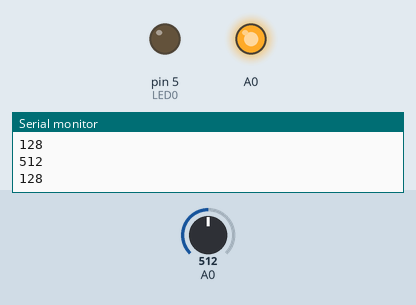
The sketch below on a simulated Arduino Uno, built with avr-gcc and run on an emulated ATmega328P. On the bench: output pins drawn as LEDs (lit = HIGH), the last lines printed to the serial monitor. The inputs (shaded band) are chosen by the test bench; at power-on: A0 = 512.

Above: at 1.2 s.
1.3 s: A0 set to 497
At 2.0 s:
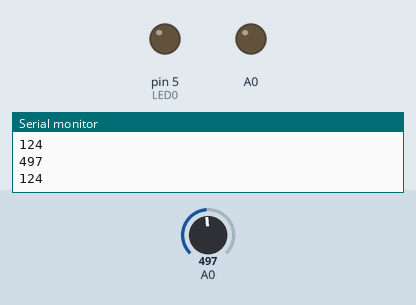
2.9 s: A0 set to 716
At 3.5 s:
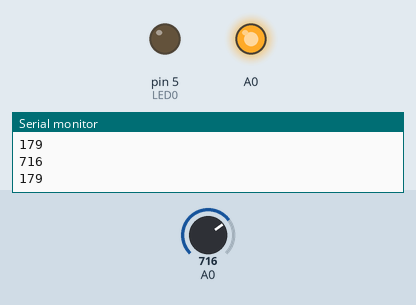
4.5 s: A0 set to 511
At 5.0 s:
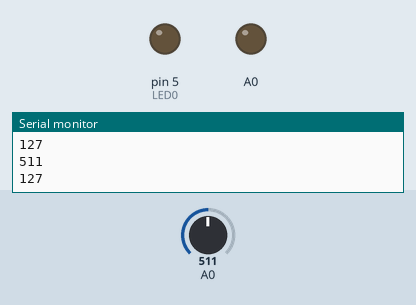
Timing chart, 0 to 7.5 s (numbered marks = the images above; inputs shaded):
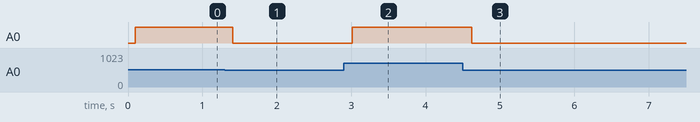

The sketch:

sketch_potenciometro.ino
```cpp
#define LED0 5

void setup() {
  pinMode(LED0, OUTPUT);

  Serial.begin(9600);
}

void loop() {
  int potentiometerValue = analogRead(A0);
  long result = potentiometerValue / 4;

  Serial.println(potentiometerValue);
  Serial.println(result);
  delay(100);
  analogWrite(A0, result);
}
```

Measured:
- the behaviour switches between 512 and 511 on A0 (found by bisection; images 0 and 1)
- after the input at 1.3 s, A0: HIGH → LOW after 0.11 s
- after the input at 2.9 s, A0: LOW → HIGH after 0.11 s
- after the input at 4.5 s, A0: HIGH → LOW after 0.12 s
